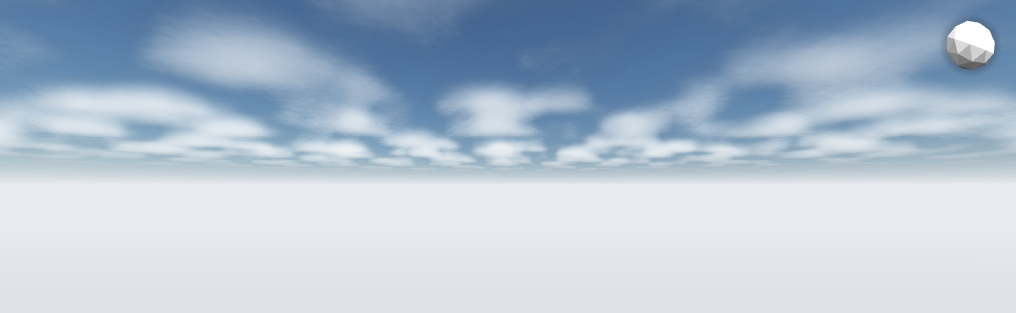
#> input picture analysis/tmp_r13_clouds/tune_cov25.png, 1016 x 313 px, found by its file name
$ python forensics_r2.py
#> lines starting #> are read from the running program, lines starting #| are printed output that depends on the picture; after the words box and inside, x2 and y2 are one past the last pixel; in counts of white or black regions, pixels touching at a corner belong together
#!/usr/bin/env python3
"""Pixel forensics for cloud-renderer captures (r13 QA round 2)."""
import numpy as np
from PIL import Image
import json, sys

FILES = {
    "tune_cov25.png":   {"expect": "discrete cumulus, ~48% blue gaps, near-white cores 240-255, darker undersides"},
    "tune_cov75.png":   {"expect": "broad deck ~95% coverage, shaded lobes 195-205 vs rims 225-230, no clip"},
    "tune_base.png":    {"expect": "partial ~60% cloud, mix of structure and blue"},
    "tune_layered.png": {"expect": "soft semi-transparent veil, brighter w/ subtle texture, no flat 250+ white"},
}

FLOOR_CUT = 0.45  # bottom 45% is fog floor — exclude

def luminance(a):
    return 0.2126*a[...,0] + 0.7152*a[...,1] + 0.0722*a[...,2]

def analyze(path):
#> called with path = 'tune_cov25.png'
    im = Image.open(path)
#> im is the input picture: PIL image 1016x313 RGB; mean R, G, B 176.7, 191.9, 208.9
    rgb = np.asarray(im.convert("RGB")).astype(np.float32)
    H, W, _ = rgb.shape
#> H = 313; W = 1016
    sky = rgb[:int(H*(1-FLOOR_CUT)), :, :]
    skyL = luminance(sky)
    h, w = skyL.shape
#> h = 172; w = 1016

    out = {"size": f"{W}x{H}", "sky_region": f"{w}x{h}"}

    # --- classification: blue sky vs cloud ---
    R, G, B = sky[...,0], sky[...,1], sky[...,2]
    blue_gap = (B > R + 15) & (B > 110) & (skyL < 170)
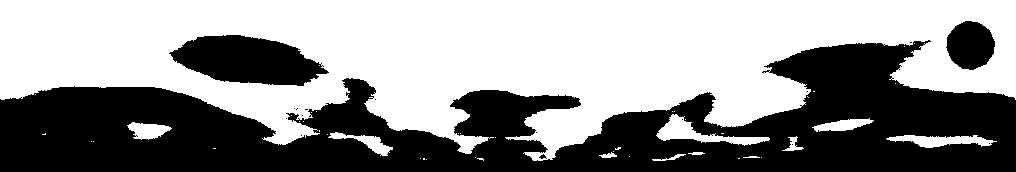
#> blue_gap: shape (172, 1016) bool; 56.8% white; 17 black regions (13 under 20 px), largest, box (x1, y1, x2, y2) and area: (0, 40, 1016, 172) 68228, (169, 35, 329, 86) 5445, (946, 21, 995, 70) 1805, (539, 154, 547, 159) 21
    cloud = ~blue_gap
    out["blue_gap_pct"] = round(100*blue_gap.mean(), 1)
    out["cloud_pct"]    = round(100*cloud.mean(), 1)

    # --- cloud luminance stats ---
    cl = skyL[cloud] if cloud.any() else np.array([0.0])
    out["cloud_lum"] = {k: round(float(v),1) for k,v in {
        "p1": np.percentile(cl,1), "p25": np.percentile(cl,25),
        "median": np.median(cl), "p75": np.percentile(cl,75),
        "p99": np.percentile(cl,99), "max": cl.max()}.items()}

    # --- clipping ---
    out["clip250_pct_sky"] = round(100*(skyL >= 250).mean(), 2)
    out["clip250_pct_cloudarea"] = round(100*(skyL[cloud] >= 250).mean(), 2) if cloud.any() else 0.0
    out["clip255_pct_sky"] = round(100*(skyL >= 254.5).mean(), 2)
    # largest connected pure-white component (quick flood via label-free approach: use scipy? do row-run approximation)
    try:
        from scipy import ndimage
        white = skyL >= 250
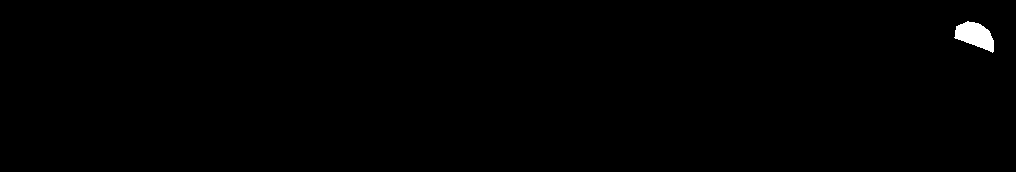
#> white: shape (172, 1016) bool; 0.44% white; 1 white region, box (x1, y1, x2, y2) and area: (954, 21, 994, 53) 771
        lab, n = ndimage.label(white)
#> n = 1
        if n > 0:
            sizes = ndimage.sum(white, lab, range(1, n+1))
#> sizes = [771]
            largest = sizes.max() if len(sizes) else 0
#> largest = 771
            out["largest_white_blob_pct_sky"] = round(100*largest/white.size, 2)
            out["white_blob_count"] = int(n)
    except ImportError:
        # fallback: largest axis-aligned run scan (rows)
        white = (skyL >= 250).astype(np.int32)
        # longest horizontal run
        best = 0
        for row in white:
            c = 0
            for v in row:
                c = c+1 if v else 0
                best = max(best, c)
        out["longest_white_row_run_px"] = int(best)
        out["longest_white_row_run_pct_w"] = round(100*best/w, 1)

    # --- flatness: unique colors & dominant color share ---
    q = (sky // 2).astype(np.uint8)  # quantize to reduce jpeg-ish noise
    flat = q[...,0].astype(np.int32)*65536 + q[...,1].astype(np.int32)*256 + q[...,2].astype(np.int32)
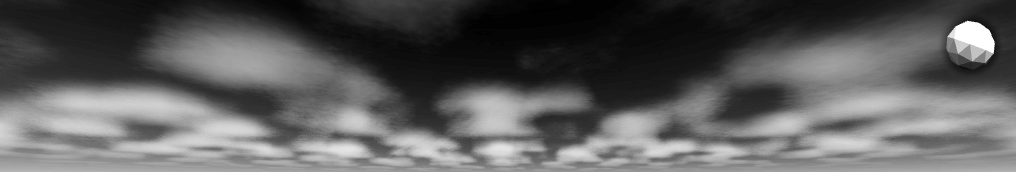
#> flat: shape (172, 1016) int32; min 2175559, max 8355711, mean 4451782.5; drawn with min black and max white
    vals, counts = np.unique(flat, return_counts=True)
#> vals = 2002 values from 2175559 to 8355711; counts = 2002 values, max 1150 at index 70, min 1 at index 8, mean 87.29
    order = np.argsort(counts)[::-1]
#> order = 2002 values, max 2001 at index 14, min 0 at index 617, mean 1000.5
    top3 = [(round(100*counts[i]/flat.size,1)) for i in order[:3]]
#> top3 = [0.7, 0.6, 0.6]
    out["top_color_share_pct"] = top3
    out["unique_qcolors"] = int(len(vals))

    # largest exactly-uniform run (rows) in full precision — banding/flat deck check
    eq = np.all(sky[1:,:,:] == sky[:-1,:,:], axis=(1,2))
    best_run = cur = 0
    for v in eq:
        cur = cur+1 if v else 0
        best_run = max(best_run, cur)
    out["longest_identical_row_run"] = int(best_run)
    # same for columns
    eqc = np.all(sky[:,1:,:] == sky[:,:-1,:], axis=(0,2))
    bestc = curc = 0
    for v in eqc:
        curc = curc+1 if v else 0
        bestc = max(bestc, curc)
    out["longest_identical_col_run"] = int(bestc)

    # --- noise / high-frequency energy (Laplacian) ---
    L = skyL
    lap = np.abs(4*L[1:-1,1:-1] - L[:-2,1:-1] - L[2:,1:-1] - L[1:-1,:-2] - L[1:-1,2:])
    out["laplacian_mean"] = round(float(lap.mean()), 3)
    out["laplacian_p99"]  = round(float(np.percentile(lap, 99)), 2)
    # noise estimate: median absolute laplacian (robust to structure)
    out["laplacian_median"] = round(float(np.median(lap)), 3)

    # --- banding: row-mean luminance first-difference ---
    rowmean = L.mean(axis=1)
#> rowmean = 172 values, max 202.6 at index 149, min 112.8 at index 8, mean 157.7
    drow = np.abs(np.diff(rowmean))
#> drow = 171 values, max 4.55 at index 140, min 0.00134 at index 1, mean 0.806
    out["row_mean_max_jump"] = round(float(drow.max()), 3)
    colmean = L.mean(axis=0)
#> colmean = 1016 values, max 180 at index 973, min 132.4 at index 550, mean 157.7
    dcol = np.abs(np.diff(colmean))
#> dcol = 1015 values, max 7.68 at index 993, min 0.000519 at index 858, mean 0.275
    out["col_mean_max_jump"] = round(float(dcol.max()), 3)

    # --- chroma noise: R-B difference variance inside cloud (cyan/magenta blotch) ---
    if cloud.any():
        rb = (R - B)[cloud]
        out["cloud_RB_diff"] = {"mean": round(float(rb.mean()),2),
                                "std": round(float(rb.std()),2),
                                "p1": round(float(np.percentile(rb,1)),1),
                                "p99": round(float(np.percentile(rb,99)),1)}
        # blotchiness: low-frequency variance of R-B map on cloud (blur then std)
        rbmap = (R - B)
        # box blur 21px
        k = 21
        cum = np.cumsum(np.cumsum(np.pad(rbmap, ((k//2,k//2),(k//2,k//2))), axis=0), axis=1)
        blur = (cum[k:, k:] - cum[:-k, k:] - cum[k:, :-k] + cum[:-k, :-k]) / (k*k)
        mask_blur = np.zeros_like(blur, bool)
        mask_blur[k//2:k//2+h, :] = False  # placeholder, we just measure overall low-freq chroma var
        out["chroma_lowfreq_std"] = round(float(blur.std()), 2)

    # --- sun-direction shading: luminance of cloud pixels left vs right, top vs bottom ---
    if cloud.any():
        thirds_x = np.array_split(np.arange(w), 3)
        thirds_y = np.array_split(np.arange(h), 3)
        xs = []
        for i, cols in enumerate(thirds_x):
            m = cloud[:, cols]
            lvals = L[:, cols][m]
            xs.append(round(float(lvals.mean()),1) if lvals.size else None)
#> after the loop, xs = [198.5, 197.8, 192.2]
        ys = []
        for i, rows in enumerate(thirds_y):
            m = cloud[rows, :]
            lvals = L[rows, :][m]
            ys.append(round(float(lvals.mean()),1) if lvals.size else None)
#> after the loop, ys = [192.9, 191.2, 198.3]
        out["cloud_lum_by_third_x(left->right)"] = xs
        out["cloud_lum_by_third_y(top->bottom)"] = ys

    # --- tiling/duplication: autocorrelation at plausible tile offsets ---
    # downsample L to speed; normalized cross-corr of (L - mean) with shifted self
    small = L[::2, ::2]
    small = small - small.mean()
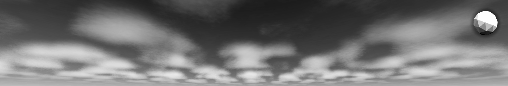
#> small: shape (86, 508) float32; min -80.43, max 97.57, mean 0; drawn with min black and max white
    denom = np.sqrt((small**2).sum())
#> denom = 8047.9
    offs = [64, 128, 256, -128, -256]
    ac = {}
    for o in offs:
        if o == 0: continue
        if o > 0:
            a = small[:, o:]; b = small[:, :-o]
        else:
            a = small[:, :o]; b = small[:, -o:]
        if a.size == 0: continue
        num = (a*b).sum()
        d = np.sqrt((a**2).sum() * (b**2).sum())
        ac[o] = round(float(num/d), 3) if d > 0 else 0.0
#> this loop made 5 passes
#> (num, d) on passes 1 to 5: (34986020, 57043696), (24037078, 49724376), (16316440, 31916008), (24037078, 49724376), (16316440, 31916008)
#> pass 1, in analyze, `a = small[:, o:]`:
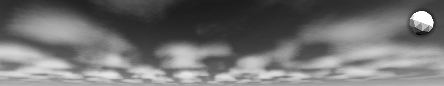
#> a: shape (86, 444) float32; min -80.43, max 97.57, mean -0.8; drawn with min black and max white
#> pass 1, in analyze, `b = small[:, :-o]`:
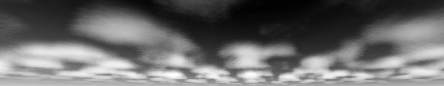
#> b: shape (86, 444) float32; min -61.2, max 81.72, mean -1.7; drawn with min black and max white
#> after the loop, ac = {64: 0.613, 128: 0.483, 256: 0.511, -128: 0.483, -256: 0.511}
    # vertical
    for o in [64, 128]:
        if o > 0:
            a = small[o:, :]; b = small[:-o, :]
        else:
            a = small[:o, :]; b = small[-o:, :]
        if a.size == 0: continue
        num = (a*b).sum()
        d = np.sqrt((a**2).sum() * (b**2).sum())
        ac[f"y{o}"] = round(float(num/d), 3) if d > 0 else 0.0
#> this loop made 2 passes
#> (num, d) on pass 1: (-14342116, 19805626)
#> pass 1, in analyze, `b = small[:-o, :]`:
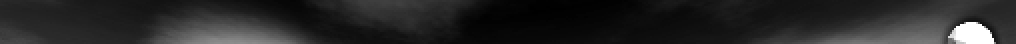
#> b: shape (22, 508) float32 (shown 2 times larger); min -61.2, max 97.57, mean -36.9; drawn with min black and max white
#> after the loop, ac = {64: 0.613, 128: 0.483, 256: 0.511, -128: 0.483, -256: 0.511, 'y64': -0.724}
    out["autocorr_offsets"] = ac

    return out

res = {}
for f, meta in FILES.items():
    try:
        res[f] = analyze(f)
    except Exception as e:
        res[f] = {"error": str(e)}
#> pass 2 of the loop `for f, meta in FILES.items():`:
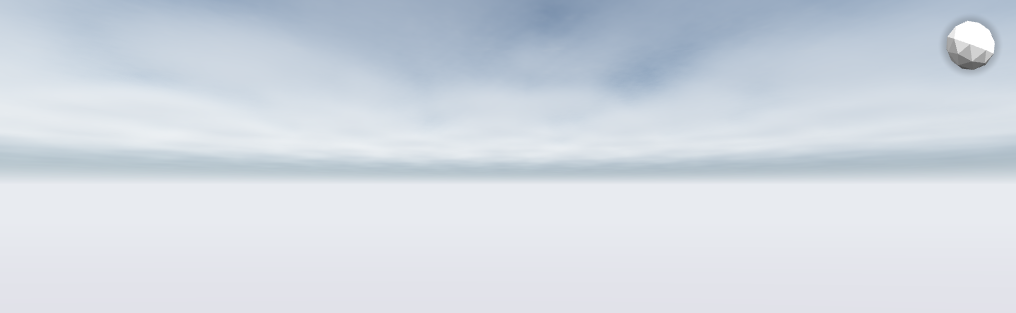
#> input picture analysis/tmp_r13_clouds/tune_cov75.png, 1016 x 313 px, found by its file name
#> in analyze, im is the input picture: PIL image 1016x313 RGB; mean R, G, B 209.3, 216.7, 225.9
#> in analyze (call 2), `blue_gap = (B > R + 15) & (B > 110) & (skyL < 170)`:
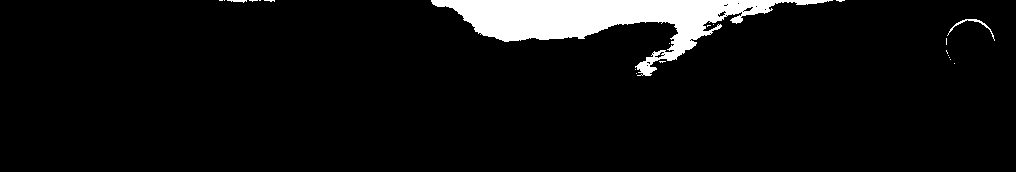
#> blue_gap: shape (172, 1016) bool; 6.1% white; 21 white regions (18 under 20 px), largest, box (x1, y1, x2, y2) and area: (431, 0, 833, 76) 10362, (947, 19, 995, 41) 116, (227, 0, 247, 3) 35
#> vals = 683 values from 2500134 to 8355711; counts = 683 values, max 4636 at index 645, min 1 at index 3, mean 255.9
#> order = 683 values, max 682 at index 71, min 0 at index 442, mean 341
#> top3 = [2.7, 2.4, 2.1]
#> rowmean = 172 values, max 228 at index 140, min 173.4 at index 0, mean 204.5
#> drow = 171 values, max 2.15 at index 156, min 0.0156 at index 52, mean 0.538
#> colmean = 1016 values, max 218.7 at index 0, min 191.6 at index 644, mean 204.5
#> dcol = 1015 values, max 3.88 at index 993, min 4.58e-05 at index 838, mean 0.089
#> the loop in analyze (call 2), `for i, cols in enumerate(thirds_x):` made 3 passes
#> pass 2, in analyze (call 2), `m = cloud[:, cols]`:
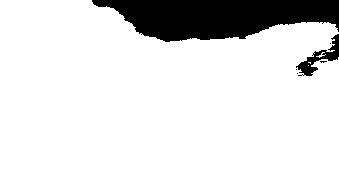
#> m: shape (172, 339) bool; 86.7% white; 6 black regions (4 under 20 px), largest, box (x1, y1, x2, y2) and area: (92, 0, 339, 42) 7201, (296, 34, 339, 76) 538
#> after the loop in analyze (call 2), `for i, cols in enumerate(thirds_x):`: xs = [212.6, 203.1, 204.9]
#> after the loop in analyze (call 2), `for i, rows in enumerate(thirds_y):`: ys = [191, 210.4, 217.3]
#> denom = 4330.3
#> the loop in analyze (call 2), `for o in offs:` made 5 passes
#> (num, d) on passes 1 to 5: (13837395, 16694332), (10054685, 15148607), (3982161.5, 9159253), (10054685, 15148607), (3982161.5, 9159253)
#> after the loop in analyze (call 2), `for o in offs:`: ac = {64: 0.829, 128: 0.664, 256: 0.435, -128: 0.664, -256: 0.435}
#> the loop in analyze (call 2), `for o in [64, 128]:` made 2 passes
#> (num, d) on pass 1: (-4086834.8, 5758250)
#> after the loop in analyze (call 2), `for o in [64, 128]:`: ac = {64: 0.829, 128: 0.664, 256: 0.435, -128: 0.664, -256: 0.435, 'y64': -0.71}
print(json.dumps(res, indent=1))
#> (printed output is left out)
